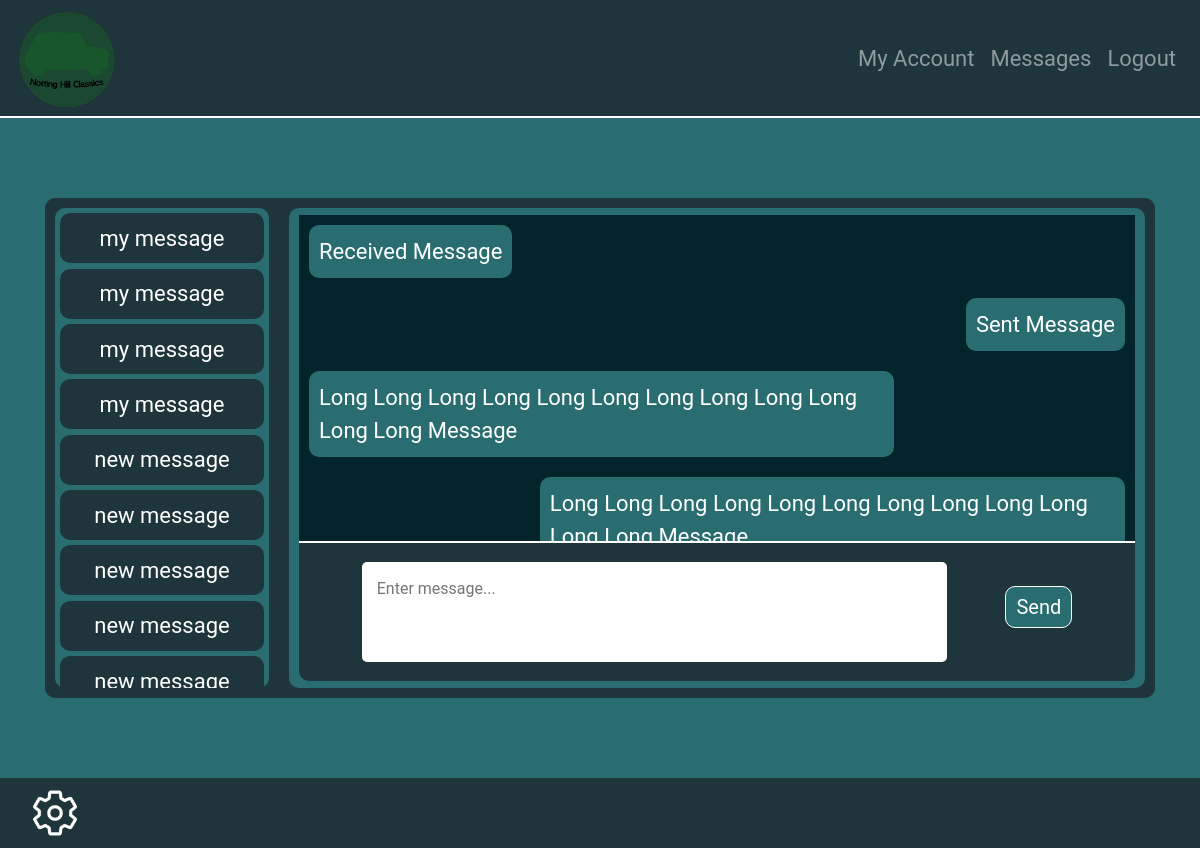
The app's page /messages (signed in) with its own data.
### website/models.py (models this page shows)
class Messages(db.Model):
    id = db.Column(db.Integer, primary_key=True)
    user_id = db.Column(db.Integer, db.ForeignKey('user.id'))
    message = db.Column(db.String(1000), db.ForeignKey('user.id'))
    timestamp = db.Column(db.DateTime, default=datetime.utcnow)
    recipient_id = db.Column(db.Integer, db.ForeignKey('user.id'))

### website/views.py (the view, shortened to what this page needs)
@views.route('/messages', methods=['GET','POST'])
def messages():
    return render_template('messages.html', user=current_user)

### website/Templates/messages.html (shortened to what this page needs)
{% extends "base.html" %} {% block title %}Messages{% endblock %} {% block content %}
<section class="spacer"></section>
<section class="spacer"></section>
<section class="spacer"></section>
<section class="spacer"></section>
<form id="messageForm" action="{{ url_for('views.messages', id=id) }}" method="POST" enctype="multipart/form-data">
<section class="message-container">
    <div class="message-menu-section">
      {% for message in user.messages %}
      <div class="chat-container">
        <div class="chat">
          <div class="chat-user">{{ message.message }}</div>
        </div>
      </div>
      {% endfor %}
    </div>
    <div class="message-content-section">
      <div class="message-section">
        <div class="message-content-container">
            <div class="content">
                <div class="message-received-container">
                    <div class="message">Received Message
                    </div>
                </div>
            </div>
            <div class="content">
                <div class="message-sent-container">
                    <div class="message">Sent Message
                    </div>
                </div>
            </div>
            <div class="content">
                <div class="message-received-container">
                    <div class="message">Long Long Long Long Long Long Long Long Long Long Long Long Message
                    </div>
                </div>
            </div>
            <div class="content">
                <div class="message-sent-container">
                    <div class="message">Long Long Long Long Long Long Long Long Long Long Long Long Message
                    </div>
                </div>
            </div>
        </div>
        <div class="text-box-background">
            <div class="text-box-container">
              <textarea class="text-box" id="message" name="message" placeholder="Enter message..." required></textarea>
                <button class="submit-button">Send</button>
            </div>
        </div>
      </div>
    </div>
  </section>
</form>
<section class="spacer"></section>
<section class="spacer"></section>
<section class="spacer"></section>
<section class="spacer"></section>
{% endblock %}

### website/Templates/base.html (shortened to what this page needs)
<!DOCTYPE html>
<html>
  <head>
    <link
      rel="stylesheet"
      href="https://stackpath.bootstrapcdn.com/bootstrap/4.4.1/css/bootstrap.min.css"
    />
    <link
      rel="stylesheet"
      href="https://stackpath.bootstrapcdn.com/font-awesome/4.7.0/css/font-awesome.min.css"
    />
  </head>
  <body>
    <div class="wrapper">
    <nav class="navbar navbar-expand-lg navbar-dark">
      <a href="/">
        <img src="{{ url_for('static', filename='Notting-Hill-Classics-Logo.png') }}" class="icon">
      </a>
      <div class="collapse navbar-collapse" id="navbar">
        <div class="navbar-nav ml-auto mr-0">
          {% if user.is_authenticated %}
          <a class="nav-item nav-link" id="widgets" href="/{{ user.id }}/my-account">My Account</a>
          <a class="nav-item nav-link" id="widgets" href="/messages">Messages</a>
          <a class="nav-item nav-link" id="logout" href="/logout">Logout</a>
          {% else %}
          <a class="nav-item nav-link" id="home" href="/">Home</a>
          <a class="nav-item nav-link" id="login" href="/login">Login</a>
          <a class="nav-item nav-link" id="signUp" href="/sign-up">Sign Up</a>
          {% endif %}
        </div>
      </div>
    </nav>
    <div class="container">{% block content %} {% endblock %}</div>
    <footer class="footer">
      <div class="footer-container">
        <span class="text-muted">
          <a href="/{{ user.id }}/settings">
            <img src="{{ url_for('static', filename='settings.png') }}" class="icon-image"/>
          </a>
        </span>
      </div>
    </footer>
</div>
  </body>
</html>

### website/Templates/messages.html (style rules this page uses)
.message-content-container { height: 70%; width: 100%; overflow-y: auto; background-color: var(--message-box-background); }
.content { display: flex; flex-direction: column; align-items: flex-start; }
.message-received-container { margin: 10px; padding: 10px; background-color: var(--background-color); border-radius: 10px; word-wrap: break-word; align-self: flex-start; max-width: 70%; }
.message-sent-container { margin: 10px; padding: 10px; background-color: var(--background-color); border-radius: 10px; word-wrap: break-word; align-self: flex-end; max-width: 70%; }
.message { color: var(--text-color); }
.submit-button { padding: 5px; margin-left: 7%; margin-top: 10px; border: solid white; border-radius: 5px; border-width: 1px; background-color: var(--background-color); color: var(--text-color); font-size: 20px; cursor: pointer; }
.text-box-container { width: 100%; height: 120px; display: flex; align-items: center; justify-content: center; margin-top: auto; margin-bottom: 10px; background-color: var(--text-box-background); border-top: solid var(--text-color); border-width: 2px; }
.text-box { border: solid var(--text-color); border-radius: 5px; border-width: 5px; background-color: white; height: 100px; width: 70%; max-width: 700px; resize: none; padding: 10px; font-size: 16px; font-family: inherit; outline: none; overflow-y: auto; white-space: pre-wrap; word-wrap: break-word; box-sizing: border-box; margin-top: 20px; }
.message-content-section { background-color: var(--background-color); border-radius: 10px; margin: 10px; flex-grow: 4; width: 80%; display: flex; align-items: center; justify-content: center; }
.message-section { background-color: var(--text-box-background); margin: 10px; width: 99%; height: 97%; border-radius: 10px; display: flex; flex-direction: column; }
.message-container { background-color: var(--navbar-color); width: 100%; height: 500px; border-radius: 10px; border-width: 1px; display: flex; }
.message-menu-section { background-color: var(--background-color); border-radius: 10px; margin: 10px; flex-grow: 1; width: 20%; max-height: 480px; overflow-y: auto; }
.chat-container { display: flex; justify-content: center; }
.chat { background-color: var(--navbar-color); width: 95%; height: 50px; border-radius: 10px; margin-top: 2.5%; display: flex; align-items: center; justify-content: center; }
.chat-user { color: var(--text-color); }

### website/Templates/base.html (style rules this page uses)
:root { --text-color: white; --navbar-color: #1e363b; --background-color: #296d71; --contact-btn: rgb(2, 87, 50); --text-box-background: #1e363b; --message-box-background: #02242a; }
body { font-family: 'Roboto';font-size: 22px; background-color: var(--background-color); transition: background-color 0.3s ease; }
.navbar { background-color: var(--navbar-color); border-bottom: solid white; border-width: 2px; min-height: 100px; }
.icon { max-height:100px; }
.submit-button { border-radius: 10px; padding-left: 10px; padding-right: 10px; }
.footer { background-color: var(--navbar-color); padding: 10px; color: white; text-align: center; margin-top: auto; width: 100%; }
.icon-image { max-height:50px; float: left; margin-left: 20px; }
.spacer { height: 20px; }
html, body { height: 100%; margin: 0; padding: 0; }
.wrapper { min-height: 100%; display: flex; flex-direction: column; }
.container { flex: 1; }

### records on screen
Messages: message "my message"
Messages: message "my message"
Messages: message "my message"
Messages: message "my message"
Messages: message "new message"
Messages: message "new message"
Messages: message "new message"
Messages: message "new message"
Messages: message "new message"
